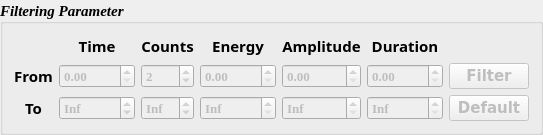
             <widget class="QGroupBox" name="gridLayout_feature_2">
              <property name="font">
               <font>
                <family>Times New Roman</family>
                <pointsize>11</pointsize>
                <weight>75</weight>
                <italic>true</italic>
                <bold>true</bold>
               </font>
              </property>
              <property name="title">
               <string>Filtering Parameter</string>
              </property>
              <property name="alignment">
               <set>Qt::AlignLeading|Qt::AlignLeft|Qt::AlignVCenter</set>
              </property>
              <layout class="QGridLayout" name="gridLayout_21">
               <item row="0" column="0">
                <layout class="QGridLayout" name="gridLayout_2" rowstretch="0,0,0">
                 <item row="0" column="1">
                  <widget class="QLabel" name="time">
                   <property name="sizePolicy">
                    <sizepolicy hsizetype="Expanding" vsizetype="Expanding">
                     <horstretch>0</horstretch>
                     <verstretch>0</verstretch>
                    </sizepolicy>
                   </property>
                   <property name="font">
                    <font>
                     <family>Sitka Banner</family>
                     <pointsize>11</pointsize>
                     <weight>75</weight>
                     <italic>false</italic>
                     <bold>true</bold>
                    </font>
                   </property>
                   <property name="frameShadow">
                    <enum>QFrame::Plain</enum>
                   </property>
                   <property name="lineWidth">
                    <number>1</number>
                   </property>
                   <property name="text">
                    <string>Time</string>
                   </property>
                   <property name="alignment">
                    <set>Qt::AlignCenter</set>
                   </property>
                  </widget>
                 </item>
                 <item row="0" column="2">
                  <widget class="QLabel" name="counts_label">
                   <property name="sizePolicy">
                    <sizepolicy hsizetype="Expanding" vsizetype="Expanding">
                     <horstretch>0</horstretch>
                     <verstretch>0</verstretch>
                    </sizepolicy>
                   </property>
                   <property name="font">
                    <font>
                     <family>Sitka Banner</family>
                     <pointsize>11</pointsize>
                     <weight>75</weight>
                     <italic>false</italic>
                     <bold>true</bold>
                    </font>
                   </property>
                   <property name="frameShadow">
                    <enum>QFrame::Plain</enum>
                   </property>
                   <property name="lineWidth">
                    <number>1</number>
                   </property>
                   <property name="text">
                    <string>Counts</string>
                   </property>
                   <property name="alignment">
                    <set>Qt::AlignCenter</set>
                   </property>
                  </widget>
                 </item>
                 <item row="0" column="3">
                  <widget class="QLabel" name="x">
                   <property name="sizePolicy">
                    <sizepolicy hsizetype="Expanding" vsizetype="Expanding">
                     <horstretch>0</horstretch>
                     <verstretch>0</verstretch>
                    </sizepolicy>
                   </property>
                   <property name="font">
                    <font>
                     <family>Sitka Banner</family>
                     <pointsize>11</pointsize>
                     <weight>75</weight>
                     <italic>false</italic>
                     <bold>true</bold>
                    </font>
                   </property>
                   <property name="frameShadow">
                    <enum>QFrame::Plain</enum>
                   </property>
                   <property name="lineWidth">
                    <number>1</number>
                   </property>
                   <property name="text">
                    <string>Energy</string>
                   </property>
                   <property name="alignment">
                    <set>Qt::AlignCenter</set>
                   </property>
                  </widget>
                 </item>
                 <item row="0" column="4">
                  <widget class="QLabel" name="xx">
                   <property name="sizePolicy">
                    <sizepolicy hsizetype="Expanding" vsizetype="Expanding">
                     <horstretch>0</horstretch>
                     <verstretch>0</verstretch>
                    </sizepolicy>
                   </property>
                   <property name="font">
                    <font>
                     <family>Sitka Banner</family>
                     <pointsize>11</pointsize>
                     <weight>75</weight>
                     <italic>false</italic>
                     <bold>true</bold>
                    </font>
                   </property>
                   <property name="frameShadow">
                    <enum>QFrame::Plain</enum>
                   </property>
                   <property name="lineWidth">
                    <number>1</number>
                   </property>
                   <property name="text">
                    <string>Amplitude</string>
                   </property>
                   <property name="alignment">
                    <set>Qt::AlignCenter</set>
                   </property>
                  </widget>
                 </item>
                 <item row="0" column="5">
                  <widget class="QLabel" name="xxx">
                   <property name="sizePolicy">
                    <sizepolicy hsizetype="Expanding" vsizetype="Expanding">
                     <horstretch>0</horstretch>
                     <verstretch>0</verstretch>
                    </sizepolicy>
                   </property>
                   <property name="font">
                    <font>
                     <family>Sitka Banner</family>
                     <pointsize>11</pointsize>
                     <weight>75</weight>
                     <italic>false</italic>
                     <bold>true</bold>
                    </font>
                   </property>
                   <property name="frameShadow">
                    <enum>QFrame::Plain</enum>
                   </property>
                   <property name="lineWidth">
                    <number>1</number>
                   </property>
                   <property name="text">
                    <string>Duration</string>
                   </property>
                   <property name="alignment">
                    <set>Qt::AlignCenter</set>
                   </property>
                  </widget>
                 </item>
                 <item row="1" column="0">
                  <widget class="QLabel" name="lower">
                   <property name="sizePolicy">
                    <sizepolicy hsizetype="Expanding" vsizetype="Expanding">
                     <horstretch>0</horstretch>
                     <verstretch>0</verstretch>
                    </sizepolicy>
                   </property>
                   <property name="font">
                    <font>
                     <family>Sitka Banner</family>
                     <pointsize>11</pointsize>
                     <weight>75</weight>
                     <italic>false</italic>
                     <bold>true</bold>
                    </font>
                   </property>
                   <property name="frameShadow">
                    <enum>QFrame::Plain</enum>
                   </property>
                   <property name="lineWidth">
                    <number>1</number>
                   </property>
                   <property name="text">
                    <string>From</string>
                   </property>
                   <property name="alignment">
                    <set>Qt::AlignCenter</set>
                   </property>
                  </widget>
                 </item>
                 <item row="1" column="1">
                  <widget class="QDoubleSpinBox" name="min_time">
                   <property name="enabled">
                    <bool>false</bool>
                   </property>
                   <property name="sizePolicy">
                    <sizepolicy hsizetype="Expanding" vsizetype="Fixed">
                     <horstretch>0</horstretch>
                     <verstretch>0</verstretch>
                    </sizepolicy>
                   </property>
                   <property name="font">
                    <font>
                     <family>Times New Roman</family>
                     <pointsize>10</pointsize>
                     <weight>75</weight>
                     <italic>false</italic>
                     <bold>true</bold>
                    </font>
                   </property>
                   <property name="maximum">
                    <double>90000.000000000000000</double>
                   </property>
                  </widget>
                 </item>
                 <item row="1" column="2">
                  <widget class="QDoubleSpinBox" name="min_cnts">
                   <property name="enabled">
                    <bool>false</bool>
                   </property>
                   <property name="sizePolicy">
                    <sizepolicy hsizetype="Expanding" vsizetype="Fixed">
                     <horstretch>0</horstretch>
                     <verstretch>0</verstretch>
                    </sizepolicy>
                   </property>
                   <property name="font">
                    <font>
                     <family>Times New Roman</family>
                     <pointsize>10</pointsize>
                     <weight>75</weight>
                     <italic>false</italic>
                     <bold>true</bold>
                    </font>
                   </property>
                   <property name="decimals">
                    <number>0</number>
                   </property>
                   <property name="maximum">
                    <double>1000.000000000000000</double>
                   </property>
                   <property name="value">
                    <double>2.000000000000000</double>
                   </property>
                  </widget>
                 </item>
                 <item row="1" column="3">
                  <widget class="QDoubleSpinBox" name="min_energy">
                   <property name="enabled">
                    <bool>false</bool>
                   </property>
                   <property name="sizePolicy">
                    <sizepolicy hsizetype="Expanding" vsizetype="Fixed">
                     <horstretch>0</horstretch>
                     <verstretch>0</verstretch>
                    </sizepolicy>
                   </property>
                   <property name="font">
                    <font>
                     <family>Times New Roman</family>
                     <pointsize>10</pointsize>
                     <weight>75</weight>
                     <italic>false</italic>
                     <bold>true</bold>
                    </font>
                   </property>
                   <property name="maximum">
                    <double>90000.000000000000000</double>
                   </property>
                  </widget>
                 </item>
                 <item row="1" column="4">
                  <widget class="QDoubleSpinBox" name="min_amplitude">
                   <property name="enabled">
                    <bool>false</bool>
                   </property>
                   <property name="sizePolicy">
                    <sizepolicy hsizetype="Expanding" vsizetype="Fixed">
                     <horstretch>0</horstretch>
                     <verstretch>0</verstretch>
                    </sizepolicy>
                   </property>
                   <property name="font">
                    <font>
                     <family>Times New Roman</family>
                     <pointsize>10</pointsize>
                     <weight>75</weight>
                     <italic>false</italic>
                     <bold>true</bold>
                    </font>
                   </property>
                   <property name="maximum">
                    <double>90000.000000000000000</double>
                   </property>
                  </widget>
                 </item>
                 <item row="1" column="5">
                  <widget class="QDoubleSpinBox" name="min_duration">
                   <property name="enabled">
                    <bool>false</bool>
                   </property>
                   <property name="sizePolicy">
                    <sizepolicy hsizetype="Expanding" vsizetype="Fixed">
                     <horstretch>0</horstretch>
                     <verstretch>0</verstretch>
                    </sizepolicy>
                   </property>
                   <property name="font">
                    <font>
                     <family>Times New Roman</family>
                     <pointsize>10</pointsize>
                     <weight>75</weight>
                     <italic>false</italic>
                     <bold>true</bold>
                    </font>
                   </property>
                   <property name="maximum">
                    <double>90000.000000000000000</double>
                   </property>
                  </widget>
                 </item>
                 <item row="2" column="0">
                  <widget class="QLabel" name="upper">
                   <property name="sizePolicy">
                    <sizepolicy hsizetype="Expanding" vsizetype="Expanding">
                     <horstretch>0</horstretch>
                     <verstretch>0</verstretch>
                    </sizepolicy>
                   </property>
                   <property name="font">
                    <font>
                     <family>Sitka Banner</family>
                     <pointsize>11</pointsize>
                     <weight>75</weight>
                     <italic>false</italic>
                     <bold>true</bold>
                    </font>
                   </property>
                   <property name="frameShadow">
                    <enum>QFrame::Plain</enum>
                   </property>
                   <property name="lineWidth">
                    <number>1</number>
                   </property>
                   <property name="text">
                    <string>To</string>
                   </property>
                   <property name="alignment">
                    <set>Qt::AlignCenter</set>
                   </property>
                  </widget>
                 </item>
                 <item row="2" column="1">
                  <widget class="QDoubleSpinBox" name="max_time">
                   <property name="enabled">
                    <bool>false</bool>
                   </property>
                   <property name="sizePolicy">
                    <sizepolicy hsizetype="Expanding" vsizetype="Fixed">
                     <horstretch>0</horstretch>
                     <verstretch>0</verstretch>
                    </sizepolicy>
                   </property>
                   <property name="font">
                    <font>
                     <family>Times New Roman</family>
                     <pointsize>10</pointsize>
                     <weight>75</weight>
                     <italic>false</italic>
                     <bold>true</bold>
                    </font>
                   </property>
                   <property name="wrapping">
                    <bool>true</bool>
                   </property>
                   <property name="specialValueText">
                    <string>Inf</string>
                   </property>
                   <property name="maximum">
                    <double>90000.000000000000000</double>
                   </property>
                  </widget>
                 </item>
                 <item row="2" column="2">
                  <widget class="QDoubleSpinBox" name="max_cnts">
                   <property name="enabled">
                    <bool>false</bool>
                   </property>
                   <property name="sizePolicy">
                    <sizepolicy hsizetype="Expanding" vsizetype="Fixed">
                     <horstretch>0</horstretch>
                     <verstretch>0</verstretch>
                    </sizepolicy>
                   </property>
                   <property name="font">
                    <font>
                     <family>Times New Roman</family>
                     <pointsize>10</pointsize>
                     <weight>75</weight>
                     <italic>false</italic>
                     <bold>true</bold>
                    </font>
                   </property>
                   <property name="wrapping">
                    <bool>true</bool>
                   </property>
                   <property name="specialValueText">
                    <string>Inf</string>
                   </property>
                   <property name="decimals">
                    <number>0</number>
                   </property>
                   <property name="maximum">
                    <double>1000.000000000000000</double>
                   </property>
                   <property name="value">
                    <double>0.000000000000000</double>
                   </property>
                  </widget>
                 </item>
                 <item row="2" column="3">
                  <widget class="QDoubleSpinBox" name="max_energy">
                   <property name="enabled">
                    <bool>false</bool>
                   </property>
                   <property name="sizePolicy">
                    <sizepolicy hsizetype="Expanding" vsizetype="Fixed">
                     <horstretch>0</horstretch>
                     <verstretch>0</verstretch>
                    </sizepolicy>
                   </property>
                   <property name="font">
                    <font>
                     <family>Times New Roman</family>
                     <pointsize>10</pointsize>
                     <weight>75</weight>
                     <italic>false</italic>
                     <bold>true</bold>
                    </font>
                   </property>
                   <property name="specialValueText">
                    <string>Inf</string>
                   </property>
                   <property name="maximum">
                    <double>90000.000000000000000</double>
                   </property>
                  </widget>
                 </item>
                 <item row="2" column="4">
                  <widget class="QDoubleSpinBox" name="max_amplitude">
                   <property name="enabled">
                    <bool>false</bool>
                   </property>
                   <property name="sizePolicy">
                    <sizepolicy hsizetype="Expanding" vsizetype="Fixed">
                     <horstretch>0</horstretch>
                     <verstretch>0</verstretch>
                    </sizepolicy>
                   </property>
                   <property name="font">
                    <font>
                     <family>Times New Roman</family>
                     <pointsize>10</pointsize>
                     <weight>75</weight>
                     <italic>false</italic>
                     <bold>true</bold>
                    </font>
                   </property>
                   <property name="specialValueText">
                    <string>Inf</string>
                   </property>
                   <property name="maximum">
                    <double>90000.000000000000000</double>
                   </property>
                  </widget>
                 </item>
                 <item row="2" column="5">
                  <widget class="QDoubleSpinBox" name="max_duration">
                   <property name="enabled">
                    <bool>false</bool>
                   </property>
                   <property name="sizePolicy">
                    <sizepolicy hsizetype="Expanding" vsizetype="Fixed">
                     <horstretch>0</horstretch>
                     <verstretch>0</verstretch>
                    </sizepolicy>
                   </property>
                   <property name="font">
                    <font>
                     <family>Times New Roman</family>
                     <pointsize>10</pointsize>
                     <weight>75</weight>
                     <italic>false</italic>
                     <bold>true</bold>
                    </font>
                   </property>
                   <property name="specialValueText">
                    <string>Inf</string>
                   </property>
                   <property name="maximum">
                    <double>90000.000000000000000</double>
                   </property>
                  </widget>
                 </item>
                 <item row="2" column="6">
                  <widget class="QPushButton" name="set_default">
                   <property name="enabled">
                    <bool>false</bool>
                   </property>
                   <property name="sizePolicy">
                    <sizepolicy hsizetype="Expanding" vsizetype="Fixed">
                     <horstretch>0</horstretch>
                     <verstretch>0</verstretch>
                    </sizepolicy>
                   </property>
                   <property name="font">
                    <font>
                     <family>Verdana</family>
                     <pointsize>11</pointsize>
                     <weight>75</weight>
                     <italic>false</italic>
                     <bold>true</bold>
                    </font>
                   </property>
                   <property name="styleSheet">
                    <string notr="true"/>
                   </property>
                   <property name="text">
                    <string>Default</string>
                   </property>
                  </widget>
                 </item>
                 <item row="1" column="6">
                  <widget class="QPushButton" name="filter">
                   <property name="enabled">
                    <bool>false</bool>
                   </property>
                   <property name="sizePolicy">
                    <sizepolicy hsizetype="Expanding" vsizetype="Fixed">
                     <horstretch>0</horstretch>
                     <verstretch>0</verstretch>
                    </sizepolicy>
                   </property>
                   <property name="font">
                    <font>
                     <family>Verdana</family>
                     <pointsize>11</pointsize>
                     <weight>75</weight>
                     <italic>false</italic>
                     <bold>true</bold>
                    </font>
                   </property>
                   <property name="styleSheet">
                    <string notr="true"/>
                   </property>
                   <property name="text">
                    <string>Filter</string>
                   </property>
                  </widget>
                 </item>
                </layout>
               </item>
              </layout>
             </widget>
